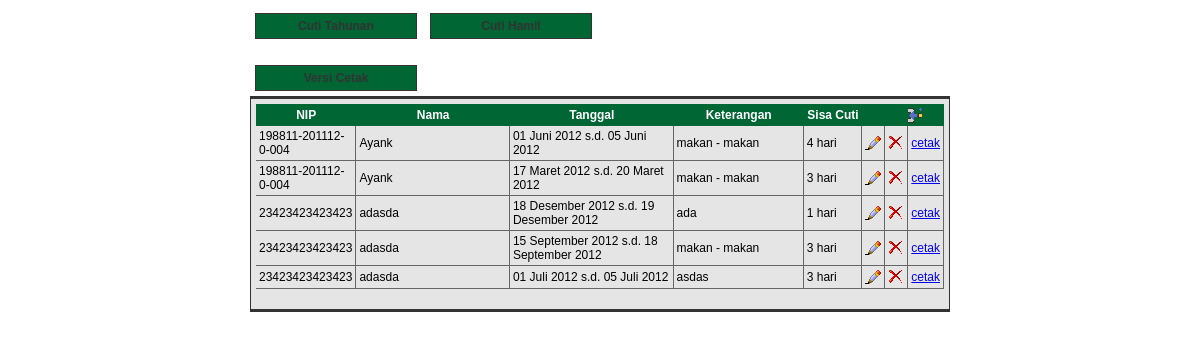
Screenshot of /cuti.php with the database file from the repository.
### tables this page shows
CREATE TABLE IF NOT EXISTS `t_cuti` (
  `id` int(11) NOT NULL auto_increment,
  `nip` char(50) default NULL,
  `tanggal_awal` datetime default NULL,
  `tanggal_akhir` datetime default NULL,
  `keperluan` tinytext,
  `relasi_nama` varchar(100) default NULL,
  `relasi_telepon` char(20) default NULL,
  `relasi_hubungan` varchar(100) default NULL,
  `nip_pengganti` char(50) default NULL,
  `sisa` int(11) NOT NULL,
  `jenis_cuti` varchar(50) NOT NULL,
  PRIMARY KEY  (`id`)
);

CREATE TABLE IF NOT EXISTS `mst_karyawan` (
  `id` int(11) NOT NULL auto_increment,
  `nip` char(50) NOT NULL,
  `nama_lengkap` varchar(100) default NULL,
  `tempat_lahir` varchar(50) default NULL,
  `tanggal_lahir` date default NULL,
  `jenis_kelamin` varchar(50) NOT NULL,
  `alamat_ktp` varchar(100) default NULL,
  `alamat_domisili` varchar(100) default NULL,
  `telp_hp` char(20) default NULL,
  `agama` char(15) default NULL,
  `pendidikan` varchar(5) NOT NULL,
  `status` varchar(20) NOT NULL,
  `alamat_email` varchar(100) default NULL,
  `jumlah_keluarga` tinyint(4) NOT NULL,
  `kode_jab` char(2) default NULL,
  `id_golongan` tinyint(4) default NULL,
  `photo` varchar(255) NOT NULL,
  PRIMARY KEY  (`id`)
);

### config/fungsi.php (called while the page is built, shortened)
<?
  function tgl_indonesia($tanggal)
  {
  	 $tgl = substr($tanggal,8,2);
	 $bln = get_bulan(substr($tanggal,5,2));
	 $thn = substr($tanggal,0,4);
	 return $tgl." ".$bln." ".$thn;
  }
  function get_bulan($bln)
  {
  	switch($bln)
	{
	 case 3:
	 	return "Maret";
	 break;
	 case 6:
	 	return "Juni";
	 break;
	 case 7:
	 	return "Juli";
	 break;
	 case 9:
	 	return "September";
	 break;
	 case 12:
	 	return "Desember";
	 break;
	 }
  }
?>

### cuti_tahunan.php (the view, shortened to what this page needs)
<?
	include "config/fungsi.php";
	$alamat = "?mod=cuti&cuti=cuti_tahunan";
	$aksi = $_GET[aksi];
?>
<!DOCTYPE html PUBLIC "-//W3C//DTD XHTML 1.0 Transitional//EN" "http://www.w3.org/TR/xhtml1/DTD/xhtml1-transitional.dtd">
<html xmlns="http://www.w3.org/1999/xhtml">
<head>
<link href="config/style.css" rel="stylesheet" type="text/css" />
</head>
<body>
  <?
if (empty($aksi))
{
   $q = mysql_query("select a.*, b.*, a.id as id_cuti from t_cuti a,mst_karyawan b
   where a.nip = b.nip and a.jenis_cuti = 'tahunan' order by  a.nip, a.tanggal_awal desc")or die(mysql_error());
?>
<table width="700" border="0" align="center" cellpadding="0" cellspacing="0">
  <tr>
    <td><a href="ccuti.php" class="versicetak" target="_blank">Versi Cetak</a> </td>
  </tr>
</table>
<table width="700" border="0" align="center" cellpadding="0" cellspacing="0">
  <tr>
    <td class="bgform"><table width="100%" border="0" cellspacing="0" cellpadding="0">
      <tr class="tabelsorot">
        <td width="11%" class="tabelheader">NIP</td>
        <td width="28%" class="tabelheader">Nama</td>
        <td width="29%" class="tabelheader">Tanggal</td>
        <td width="22%" class="tabelheader">Keterangan</td>
		        <td width="22%" class="tabelheader">Sisa Cuti</td>
        <td width="4%" class="tabelheader">&nbsp;</td>
        <td colspan="2" width="6%" class="tabelheader">
		<? echo "<a href='$alamat&aksi=tambah' title='Tambah Data Baru'>"; ?>
		<img src="images/b_insrow.png" width="16" height="16" border="0" /></a></td>
      </tr>
<?
	$no=0;
   while ($t = mysql_fetch_array($q))
   {
      $tanggal_awal = tgl_indonesia($t[tanggal_awal]);
	  $tanggal_akhir = tgl_indonesia($t[tanggal_akhir]);
?>
      <tr class="tabelsorot">
        <td class="tabelisi"><?  echo $t[nip]; ?></td>
        <td class="tabelisi"><?  echo $t[nama_lengkap]; ?></td>
        <td class="tabelisi"><?  echo $tanggal_awal." s.d. ".$tanggal_akhir; ?></td>
        <td class="tabelisi"><?  echo $t[keperluan]; ?></td>
		<td class="tabelisi"><?  echo $t[sisa]. " hari"; ?></td>
        <td class="tabelisi" align="center">
		<? echo "<a href='$alamat&aksi=ubah&id=$t[id_cuti]' title='Ubah'>"; ?>
		<img src="images/b_edit.png" width="16" height="16" border="0" /></a></td>
        <td class="tabelisi" align="center">
		<? $no++; echo "<a href='$alamat&aksi=hapus&id=$t[id_cuti]' title='Hapus'>"; ?>
		<img src="images/b_drop.png" width="16" height="16" border="0" /></a></td>
		 <td class="tabelisi" align="center">
		<? echo "<a href='cetak_cuti_tahunan.php?id=$t[id_cuti]&no=$no' target='_blank' title='Hapus'>"; ?>cetak</a></td>
      </tr>
<? } ?>
      <tr>
        <td>&nbsp;</td>
        <td>&nbsp;</td>
        <td>&nbsp;</td>
        <td>&nbsp;</td>
        <td>&nbsp;</td>
        <td>&nbsp;</td>
      </tr>
    </table></td>
  </tr>
</table>
<p>&nbsp;</p>
<?
}  ?>
</body>
</html>

### config/style.css (style rules this page uses)
.bgform { font-family: Georgia, "Times New Roman", Times, serif; font-size: 12px; font-weight: bold; color: #333333; text-decoration: none; background-color: #E5E5E5; background-repeat: repeat-y; display: block; padding: 5px; border-top-width: 3px; border-right-width: 1px; border-bottom-width: 3px; border-left-width: 1px; border-top-style: solid; border-right-style: solid; border-bottom-style: solid; border-left-style: solid; border-top-color: #333333; border-right-color: #333333; border-bottom-color: #333333; border-left-color: #333333; }
.tabelheader { font-family: Verdana, Arial, Helvetica, sans-serif; font-size: 12px; font-weight: bold; color: #FFFFFF; text-decoration: none; background-color: #063; text-align: center; margin: 3px; padding: 3px; }
.tabelisi { font-family: Verdana, Arial, Helvetica, sans-serif; font-size: 12px; color: #000000; text-decoration: none; margin: 3px; padding: 3px; border-top-width: 1px; border-right-width: 1px; border-bottom-width: 1px; border-left-width: 1px; border-bottom-style: solid; border-top-color: #666666; border-right-color: #666666; border-bottom-color: #666666; border-left-color: #666666; border-right-style: solid; font-weight: normal; }
.versicetak:link { font-family: Verdana, Arial, Helvetica, sans-serif; font-size: 12px; font-weight: bold; color: #333333; text-decoration: none; background-color: #063; text-align: center; display: block; margin: 5px; padding: 5px; width: 150px; border: 1px solid #333333; }

### rows the page displays
t_cuti: mst_karyawan.nip "198811-201112-0-004", mst_karyawan.nama_lengkap "Ayank", tanggal_awal "01 Juni 2012", tanggal_akhir "05 Juni 2012", keperluan "makan - makan", sisa "4"
t_cuti: mst_karyawan.nip "198811-201112-0-004", mst_karyawan.nama_lengkap "Ayank", tanggal_awal "17 Maret 2012", tanggal_akhir "20 Maret 2012", keperluan "makan - makan", sisa "3"
t_cuti: mst_karyawan.nip "23423423423423", mst_karyawan.nama_lengkap "adasda", tanggal_awal "18 Desember 2012", tanggal_akhir "19 Desember 2012", keperluan "ada", sisa "1"
t_cuti: mst_karyawan.nip "23423423423423", mst_karyawan.nama_lengkap "adasda", tanggal_awal "15 September 2012", tanggal_akhir "18 September 2012", keperluan "makan - makan", sisa "3"
t_cuti: mst_karyawan.nip "23423423423423", mst_karyawan.nama_lengkap "adasda", tanggal_awal "01 Juli 2012", tanggal_akhir "05 Juli 2012", keperluan "asdas", sisa "3"
